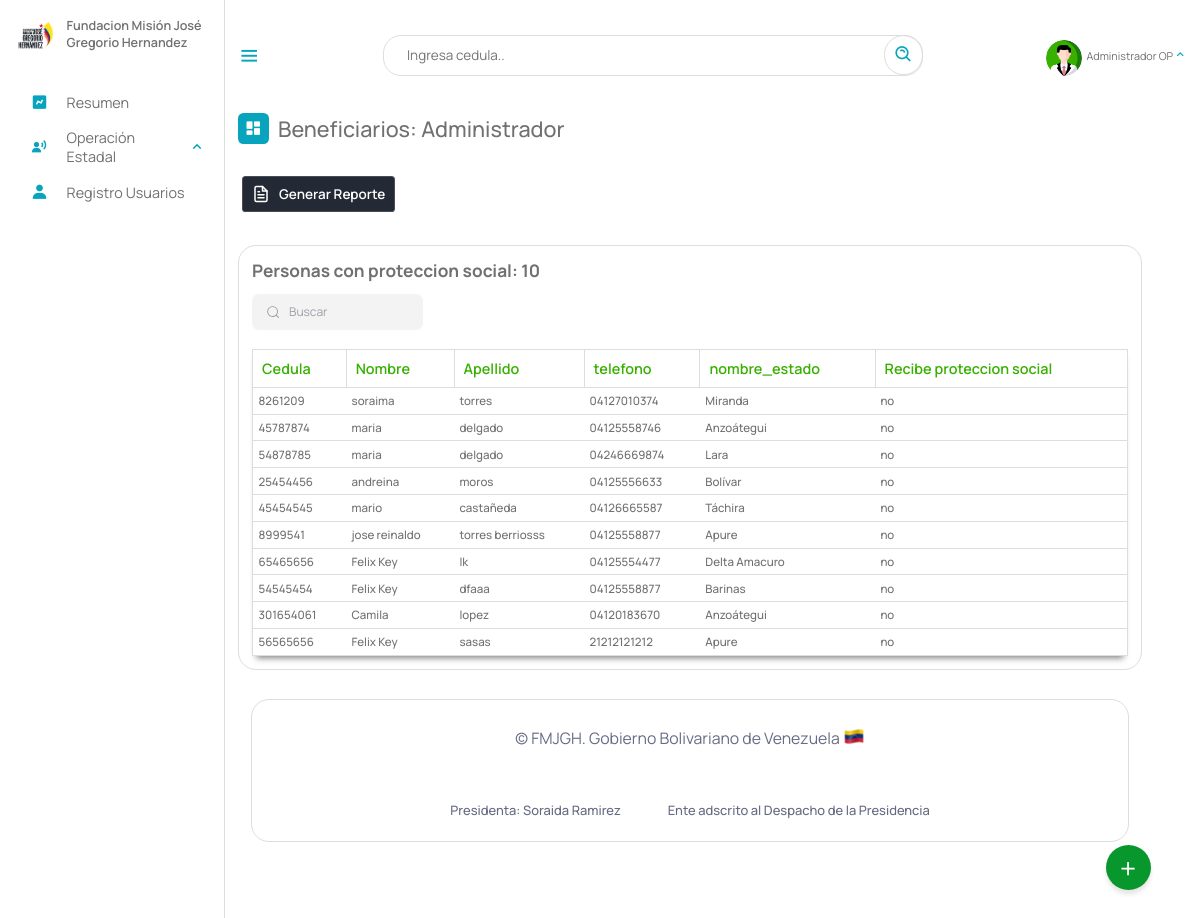
Page /Escritorio/13-proteccionSocial.php (signed in) on the earlier database version.
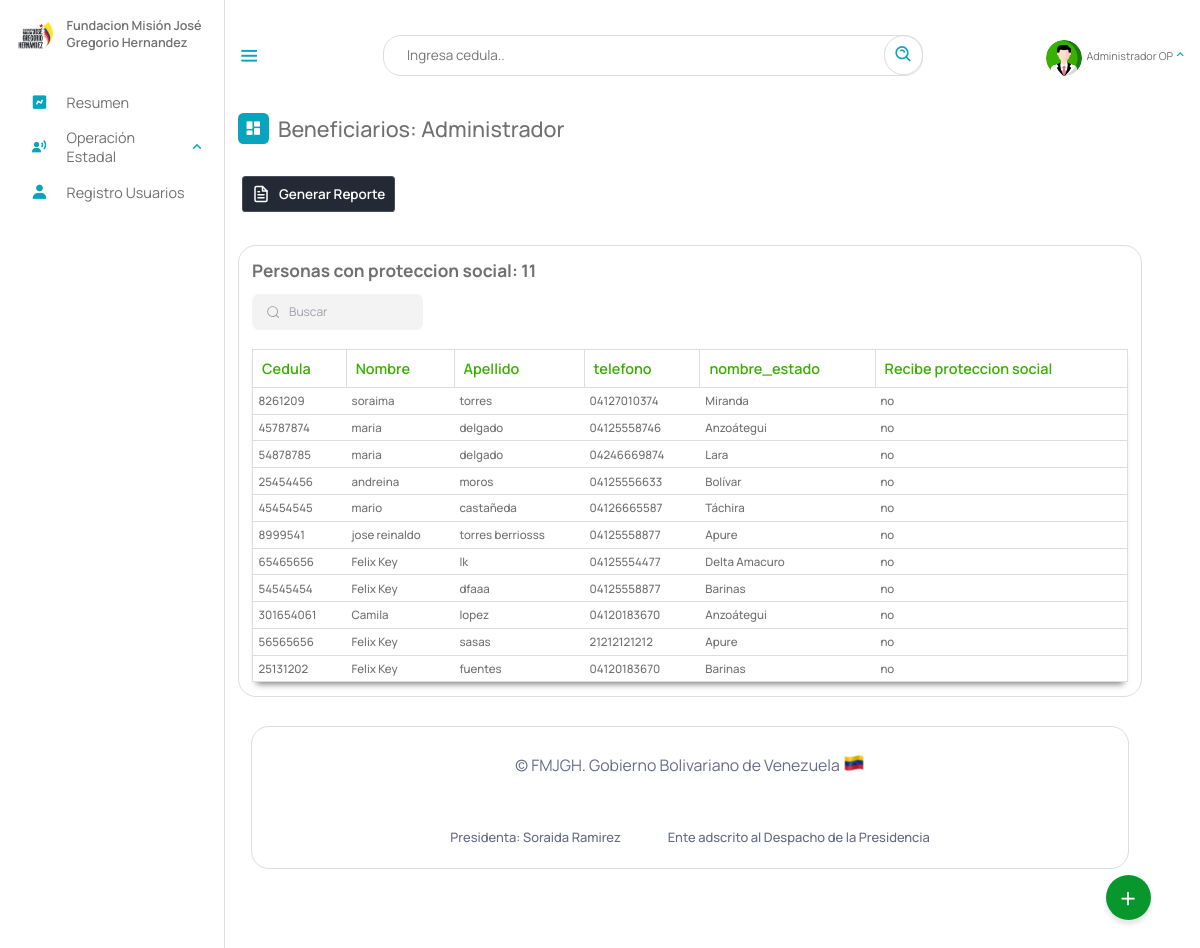
Same page on the later database version.
### tables this page shows
CREATE TABLE `beneficiario` (
  `cedula` int(12) NOT NULL,
  `nombre` text NOT NULL,
  `apellido` text NOT NULL,
  `fecha_naci` date NOT NULL,
  `email` varchar(50) NOT NULL,
  `telefono` varchar(12) NOT NULL,
  `nacionalidad` char(2) NOT NULL,
  `edad` int(2) NOT NULL,
  `sexo` char(1) NOT NULL,
  `edo_civil` text NOT NULL,
  `nro_hijo` int(2) DEFAULT NULL,
  `estado` varchar(10) NOT NULL,
  `municipio` varchar(20) NOT NULL,
  `parroquia` varchar(10) NOT NULL,
  `discapacidad` varchar(10) NOT NULL,
  `atencion_solicitada` varchar(10) NOT NULL,
  `certificado` varchar(50) DEFAULT NULL,
  `registrado_por` text DEFAULT NULL,
  `fecha_registro` date NOT NULL,
  PRIMARY KEY (`cedula`),
  KEY `estado` (`estado`),
  KEY `discapacidad` (`discapacidad`),
  KEY `atencion_solicitada` (`atencion_solicitada`),
  KEY `municipio` (`municipio`),
  KEY `parroquia` (`parroquia`),
  CONSTRAINT `beneficiario_ibfk_1` FOREIGN KEY (`estado`) REFERENCES `estados` (`id_estados`) ON DELETE CASCADE,
  CONSTRAINT `beneficiario_ibfk_2` FOREIGN KEY (`municipio`) REFERENCES `municipios` (`id_municipios`) ON DELETE CASCADE,
  CONSTRAINT `beneficiario_ibfk_3` FOREIGN KEY (`parroquia`) REFERENCES `parroquia` (`id`) ON DELETE CASCADE ON UPDATE CASCADE,
  CONSTRAINT `beneficiario_ibfk_4` FOREIGN KEY (`discapacidad`) REFERENCES `discapacid_e` (`id_e`) ON DELETE CASCADE,
  CONSTRAINT `beneficiario_ibfk_5` FOREIGN KEY (`atencion_solicitada`) REFERENCES `tipoatencion` (`id`) ON DELETE CASCADE
);

CREATE TABLE `estados` (
  `id_estados` varchar(10) NOT NULL,
  `nombre_estado` text NOT NULL,
  `codigo` varchar(255) NOT NULL,
  PRIMARY KEY (`id_estados`)
);

CREATE TABLE `detalles_institucionales` (
  `id` int(11) NOT NULL AUTO_INCREMENT,
  `cedula` int(11) DEFAULT NULL,
  `proteccion_social` char(3) DEFAULT NULL,
  `institucion_registrado` text DEFAULT NULL,
  PRIMARY KEY (`id`),
  KEY `cedula` (`cedula`),
  CONSTRAINT `detalles_institucionales_ibfk_1` FOREIGN KEY (`cedula`) REFERENCES `beneficiario` (`cedula`) ON DELETE CASCADE ON UPDATE CASCADE
);

### php/01-discapacitados.php (called while the page is built, shortened)
<?php
include_once("ManejadorBD.php");
class Discapacitados extends ManejadorBD
{
	private $cnn;
	public function __construct($tipoConexion)
	{
		$this->cnn = parent::conectar($tipoConexion);
	}
	public function PersonasProteccionSocial()
	{
		try {
			$stmt = $this->cnn->prepare("SELECT beneficiario.cedula, beneficiario.nombre, beneficiario.apellido, beneficiario.telefono, estados.nombre_estado, detalles_institucionales.proteccion_social FROM
				beneficiario, estados, detalles_institucionales WHERE
				beneficiario.estado = estados.id_estados and
				beneficiario.cedula = detalles_institucionales.cedula");
			$stmt->setFetchMode(PDO::FETCH_ASSOC);
			$stmt->execute();
			return $stmt->fetchAll();
		} catch (PDOException $error) {
			echo "Error: ejecutando consulta SQL." . $error->getMessage();
			exit();
		}
	}
}

### php/ManejadorBD.php (called while the page is built, shortened)
<?php
	class ManejadorBD extends PDO {
		public $srv	= SRV;
		public $usr	= USR;
		public $pas	= PAS;
		public $dbn	= BDN;
		public function conectar($tipoConexion){
			try{
				switch ($tipoConexion) {
				    case 1:
				        $dsn = "mysql:host=$this->srv;dbname=$this->dbn";
				        break;
				}
				$dbh = new PDO($dsn, $this->usr, $this->pas);
    			$dbh->setAttribute(PDO::ATTR_ERRMODE, PDO::ERRMODE_EXCEPTION);
			}catch(PDOException $error){
                echo "Error al Conectar con la Base de Datos: ".$error->getMessage();
                exit();
			}
            $this->conexionBD = $dbh;
			return $this->conexionBD;
		}
	}
?>

### Escritorio/13-proteccionSocial.php (the view, shortened to what this page needs)
<?php
include_once("partearriba.php");
?>
<div class="dash-contenido">
    <div class="overview">
        <div class="titulo">
            <i class='bx bxs-dashboard'> </i>
            <span class="link-name">Beneficiarios: <?php echo $rol ?></span>
        </div>
    </div>
 <a href=""> <button class="download-button">
        <div class="docs"> Generar Reporte</div>
        <div class="download">
        </div>
    </button></a>
    <div class="tabla-atencion">
        <h2>Personas con proteccion social:
            <?php
            include_once("../php/01-discapacitados.php");
            $aten = new Discapacitados(1);
            $contar = $aten->PersonasProteccionSocial();
            echo count($contar);
            ?>
        </h2>
        <div class="group">
  <input placeholder="Buscar" id= "buscador" type="search" class="inputt">
</div>
<br>
        <table>
            <thead>
                <tr>
                    <th>Cedula</th>
                    <th>Nombre</th>
                    <th>Apellido</th>
                    <th>telefono</th>
                    <th>nombre_estado</th>
                    <th>Recibe proteccion social</th>
                </tr>
            </thead>
            <tbody id="spr">
                <?php
                include_once("../php/01-discapacitados.php");
                $aten = new Discapacitados(1);
                $consulta = $aten->PersonasProteccionSocial();
                if ($consulta) {
                    foreach ($consulta as $registros) {
                ?>
                        <tr>
                            <td><?php echo $registros["cedula"] ?></td>
                            <td><?php echo $registros["nombre"] ?></td>
                            <td><?php echo $registros["apellido"] ?></td>
                            <td><?php echo $registros["telefono"] ?></td>
                            <td><?php echo $registros["nombre_estado"] ?></td>
                            <td><?php echo $registros["proteccion_social"] ?></td>
                        </tr>
                <?php
                    }
                }
                ?>
            </tbody >
        </table>
    </div>
    <?php
    include_once("parteabajo.php");
    ?>

Differences in the rows shown:
added beneficiario: cedula "25131202", nombre "Felix Key", apellido "fuentes", telefono "04120183670", estado.nombre_estado "Barinas", detalles_institucionales.proteccion_social "no"
Other differences:
count($contar): "10" → "11"
